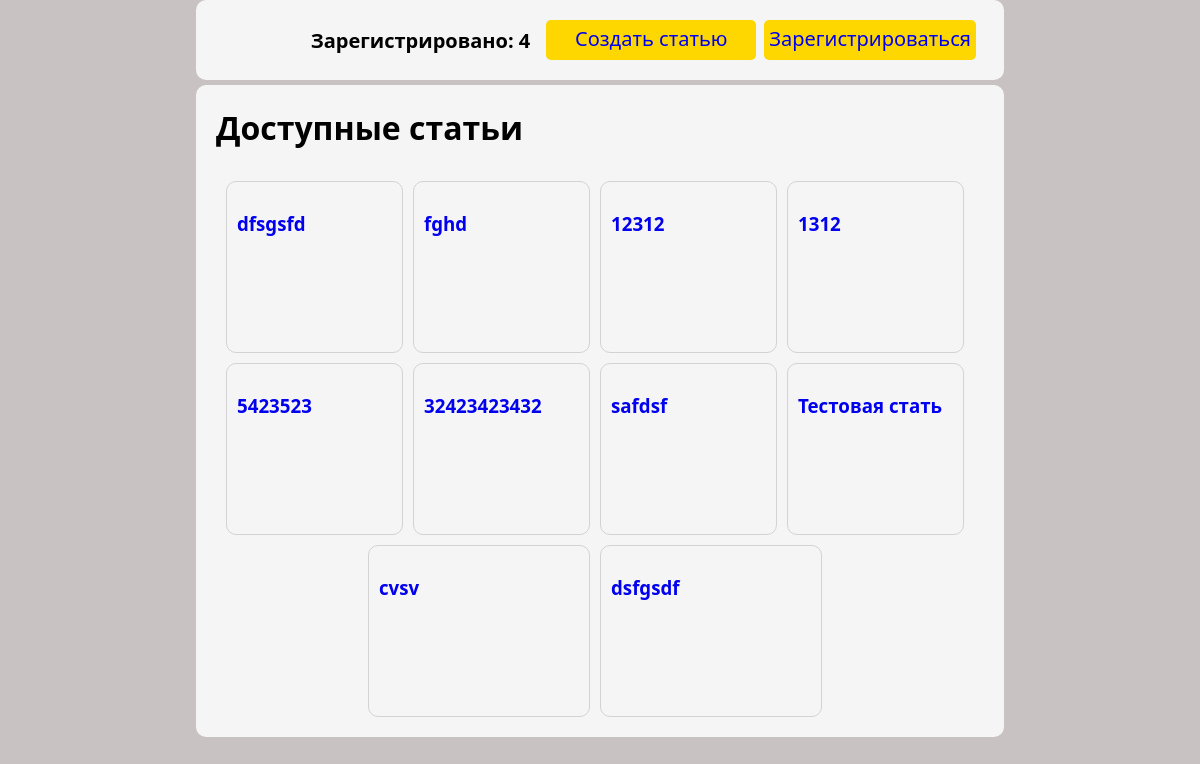
/index, run on the app's committed database.
### tables this page shows
CREATE TABLE articles (
            id INTEGER PRIMARY KEY AUTOINCREMENT,
            title TEXT NOT NULL,
            content TEXT NOT NULL,
            filename TEXT
        );

### app.py (the view)
@app.route("/")
@app.route("/index")
def index():
    articles = Database.get_all_articles()
    count_in_group = 4
    groups = []
    for i in range(0, len(articles), count_in_group): # 0, 4, 8, 12, ...
        groups.append(articles[i:i+count_in_group]) # [0:4], [4:8], [8:12], ...
    return render_template(
        "index.html",
        groups=groups,
        user_count=Database.get_count_of_users()
    )

### database.py (called while the page is built)
    @staticmethod
    def fetchall(sql_code: str, params: tuple = ()):
        conn = sqlite3.connect(Database.db_path)
        cursor = conn.cursor()
        cursor.execute(sql_code, params)
        return cursor.fetchall()

    @staticmethod
    def get_all_articles():
        articles = []
        for (id, title, content, image) in Database.fetchall(
                "SELECT * FROM articles"):
            articles.append(
                Article(
                    title=title,
                    content=content,
                    image=image,
                    id=id
                )
            )
        return articles

    @staticmethod
    def get_count_of_users():
        count = Database.fetchall("SELECT COUNT(*) FROM users")[0][0]
        return count

### templates/index.html (shortened to what this page needs)
<!DOCTYPE html>
<html lang="en">
<head>
    <link rel="stylesheet" href="{{ url_for('static', filename='css/style.css') }}">
    <link rel="stylesheet" href="{{ url_for('static', filename='css/article_table.css') }}">
</head>
<body>
    <div class="main">
        <div class="header">
            <div class="header_user_count">
                Зарегистрировано: {{ user_count }}
            </div>
            <a
                class="header_btn"
                href="{{ url_for('create_article') }}"
            >Создать статью</a>
            <a
                class="header_btn"
                href="{{ url_for('register') }}"
            >Зарегистрироваться</a>
        </div>
        <div class="article_list">
            <h1>Доступные статьи</h1>
            <div class="article_table">
                {% for article_group in groups %}
                <div class="article_table_row">
                    {% for article in article_group %}
                    <a
                        class="article_card"
                        href="{{ url_for('get_article', title=article.title) }}">
                        <h3>{{ article.title }}</h3>
                    </a>
                    {% endfor %}
                </div>
                {% endfor %}
            </div>
        </div>
    </div>
</body>
</html>

### static/css/style.css (style rules this page uses)
body { display: flex; justify-content: center; background-color: rgb(200, 194, 194); padding: 0; margin: 0; font-family: system-ui, -apple-system, BlinkMacSystemFont, 'Segoe UI', Roboto, Oxygen, Ubuntu, Cantarell, 'Open Sans', 'Helvetica Neue', sans-serif; }
.main { width: 80%; display: flex; justify-content: center; align-items: center; flex-direction: column; }
.header { height: 80px; background-color: whitesmoke; border-radius: 10px; padding-left: 20px; padding-right: 20px; width: 80%; min-width: 320px; margin-bottom: 5px; display: flex; justify-content: flex-end; align-items: center; }
.header_btn { height: 30px; width: auto; min-width: 200px; background-color: gold; padding: 5px; text-decoration: none; font-size: 20px; border-radius: 5px; margin-right: 8px; text-align: center; }
.header_user_count { font-size: 20px; font-family: system-ui, -apple-system, BlinkMacSystemFont, 'Segoe UI', Roboto, Oxygen, Ubuntu, Cantarell, 'Open Sans', 'Helvetica Neue', sans-serif; font-weight: bold; margin-right: 16px; }

### static/css/article_table.css (style rules this page uses)
.article_list { background-color: whitesmoke; border-radius: 10px; padding-left: 20px; padding-right: 20px; width: 80%; min-width: 320px; }
.article_table { display: flex; justify-content: center; flex-direction: column; padding: 10px; }
.article_table_row { display: flex; justify-content: center; margin-bottom: 10px; }
.article_card { max-width: 200px; width: 200px; height: 150px; border: 1px lightgray solid; padding: 10px; margin-right: 10px; border-radius: 10px; text-decoration: none; }

### data on the page
articles: title "dfsgsfd"
articles: title "fghd"
articles: title "12312"
articles: title "1312"
articles: title "5423523"
articles: title "32423423432"
articles: title "safdsf"
articles: title "Тестовая стать"
articles: title "cvsv"
articles: title "dsfgsdf"

### other printed values
{{ user_count }} "4"
